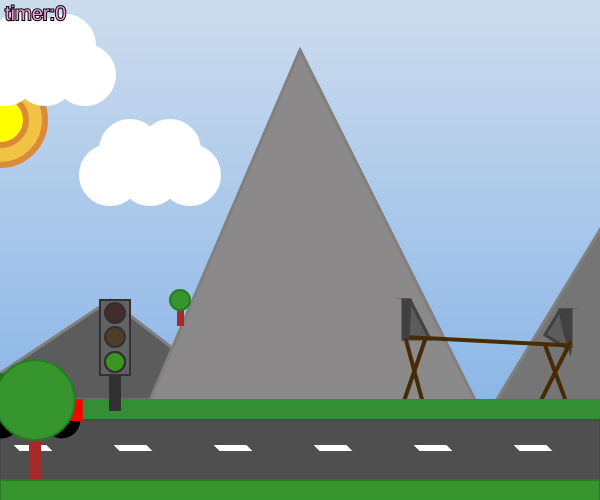
Frame 1 (no input)
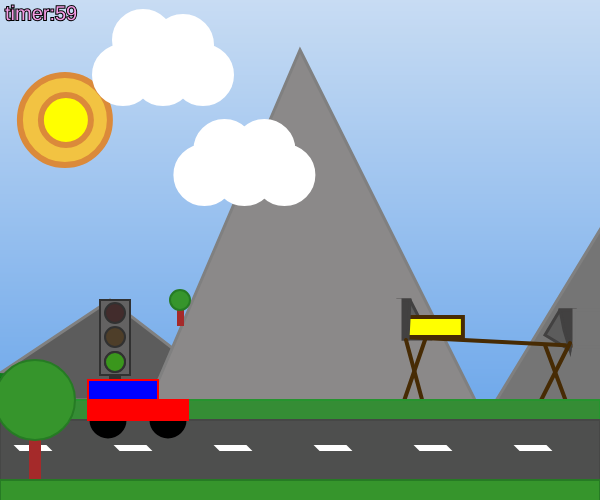
Frame 60 (no input)
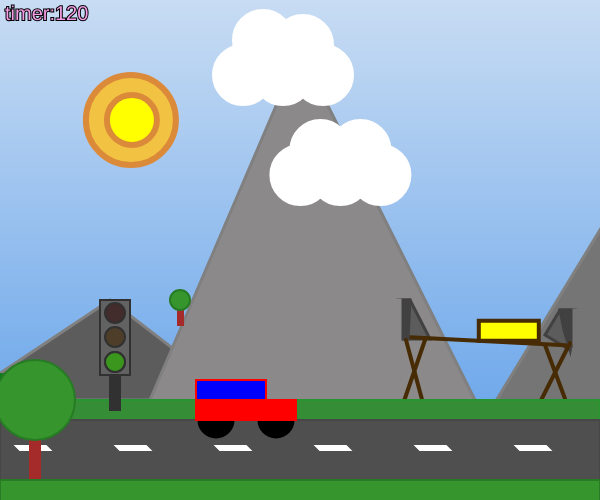
Frame 120 (the mouse pressed at the canvas centre since frame 60)

The p5.js sketch that drew these frames (run headless with seeded random() and noise() and a simulated clock; from frame 60 on, the mouse is pressed at the canvas centre):

// p5.js sketch
// ── sketch.js
let positieX = 0;
//let positieZ = 407;
let t = 0;

let startX = 327;
let startY = 333;
let endX = 580;
let endY = 346;

let carX = 0;

let timer = 0;

let cloud1 = 5
let cloud2 = 45
let cloud3 = 85
let cloud4 = 65
let cloud5 = 25
let cloud6 = 110
let cloud7 = 150
let cloud8 = 190
let cloud9 = 170
let cloud10 = 130
let tree1 = 400
let tikitiki = 0

let stoplichtstatus = "groen"


function setup() {
  createCanvas(600, 500);
}
function draw() {
  background(220);
  
  
  for (let y = 0; y < height; y++) {
    let c = lerpColor(
      color("#c8dcf3"),
      color("#5b9de9"),
      
      y/height
    );
    
    
    stroke(c);
    line(0,y,width,y);
  }
  stroke ("#db8a3a")
  fill ("#f2c342");
  strokeWeight(6)
  circle(positieX, 120, 90);
  positieX +=1

  if (positieX > 800) {
    positieX = -200;
  }

  fill ("yellow")
  circle (positieX, 120,50)
  positieX = positieX + 0.1
  
  if (positieX > 800) {
    positieX = 0;
  }
  //mountains
  stroke ("grey")
  strokeWeight (3)
  fill ("#5c5c5c")
  triangle (-40,400,240,400,110,300) //mini mountain lag = no fps = high hackers = banned
  fill ("#8b8989")
triangle (300,50,500,450,150,400) //big chud mountain
fill ("#757575")
triangle (460,460,670,400,600,230) //shy timmy

stroke ("#434343")
fill ("#5c5c5c")
stroke("#424141");
strokeWeight(3);

quad(
  398,300,
  410,300,
  430,339,
  400,339
);
quad(
  560,310,
  575,310,
  570,350,
  545,335
);
//stroke("#472b04");
//strokeWeight(4);
//line(407,333,560,343);

// train track
stroke("#472b04");
strokeWeight(4);
line(startX, startY, endX, endY);
//line(407,333,560,343);

t += 0.005;   

if (t > 1) {
  t = 0;
}


let trackX = startX + (endX - startX) * t;
let trackY = startY + (endY - startY) * t;

fill("yellow");
rect(trackX, trackY - 20, 60, 20);

  stroke ("#424141");
  strokeWeight(3);
  fill("#424141")


quad(
  560,310,
  575,310,
  570,350,
  564,330
);
quad(
  398,300,
  410,300,
  408,339,
  400,339
);


stroke ("#757575")
strokeWeight(3);
fill ("#757575")
square (574,310,37)

stroke ("#8b8989")
strokeWeight(3);
fill ("#8b8989")
square (320,300,80)

stroke("#472b04");
strokeWeight(4);
line(440,600,570,343);
line(640,600,545,345);
line(449,500,406,340);
line(370,500,425,340)

stroke("#107c1b")
fill ("green")
circle (0,400,50)
stroke("#107c1b")
fill ("green")
circle (50,410,50)
stroke ("#26942f")
strokeWeight ("2")
fill ("#358d35")
rect (0,400,600)
//road
stroke ("#464746")
strokeWeight ("2")
fill ("#4e4f4e")
rect (0,420,600)

push();
stroke("white");
strokeWeight(2);
fill("white");

for (let i = 0; i < 10; i++) {
  let offset = i * 100; 

  quad(
    20 + offset, 450,
    50 + offset, 450,
    46 + offset, 446,
    16 + offset, 446
  );
}

pop();

//clouds
fill ("white")
stroke("white")
circle(cloud1,75,60,)
cloud1 = cloud1 + 2
if (cloud1 > 800) {
  cloud1 = -100;
}

circle(cloud2,75,60,)
cloud2 = cloud2 + 2
if (cloud2 > 800) {
  cloud2 = -100;
}

circle(cloud3,75,60,)
cloud3 = cloud3 + 2
if (cloud3 > 800) {
  cloud3 = -100;
}

circle(cloud4,45,60,)
cloud4 = cloud4 + 2
if (cloud4 > 800) {
  cloud4 = -100;
}

circle(cloud5,40,60,)
cloud5 = cloud5 + 2
if (cloud5 > 800) {
  cloud5 = -100;
}

//cloud numero2
fill ("white")
stroke("white")
circle(cloud6,175,60,)
cloud6 = cloud6 + 1.6
if (cloud6 > 800) {
  cloud6 = -150;
}

circle(cloud7,175,60,)
cloud7 = cloud7 + 1.6
if (cloud7 > 800) {
  cloud7 = -150;
}

circle(cloud8,175,60,)
cloud8 = cloud8 + 1.6
if (cloud8 > 800) {
  cloud8 = -150;
}

circle(cloud9,150,60,)
cloud9 = cloud9 + 1.6
if (cloud9 > 800) {
  cloud9 = -150;
}

circle(cloud10,150,60,)
cloud10 = cloud10 + 1.6
if (cloud10 > 800) {
  cloud10 = -150;
}

stroke ("black")
fill("black");
// timer laten oplopen en terugzetten
fill ("#f59de6")
textSize(20)
text("timer:" + Math.floor(timer), 5,20)
timer = timer +1;
// stoplicht visueel
fill ("#313131")
stroke("#313131")
rect(110,320,10,90)
fill ("#636262")
rect (100,300,30,75)
// stoplicht grijze cirkels waar de lichten komen
fill ("#422c2c")
circle(115,313,20)
fill("#4e3e29")
circle(115,337,20)
fill("#2d3f27")
circle(115,362,20)
//  timer onder 300 groen licht aan
timer = timer + 0.01
if (timer < 300) {
  fill("#3a961c")
  circle(115,362,20)
  stoplichtstatus = "groen"
}
// timer boven 300 tussen 500 oranje licht aan
if (timer > 300 && timer < 500) {
  fill("#c06f06")
  circle(115,337,20)
  stoplichtstatus = "oranje"
}
// timer boven 500 rood licht aan.
if (timer > 500) {
  fill ("#b11111")
  circle(115,313,20)
  stoplichtstatus = "rood"
}
//na 800 terug op groen
if (timer > 800) {
  timer = 0
}
if (stoplichtstatus == "groen")
  { carX = carX + 1.8}
if (stoplichtstatus == "oranje")
    { carX = carX + 0.5}
if (stoplichtstatus == "rood")
  { carX = carX + 0}
//car numero 1


console.log(carX)
stroke ("black")
fill ("black")
circle(carX,420,35)
if (carX > 900) {
  carX = -200;
}

circle(carX + 60,420,35)

stroke ("red")
strokeWeight (2)
fill ("red")

rect(carX - 20, 400, 100, 20);
rect(carX - 20,380,70,40);

fill ("blue") 
rect (carX - 20,380,70,20);


//tree
fill ("brown")
  stroke("brown")
  rect (178,310,5,15)
rect (30,430,10,60)
fill ("#36952c")
stroke("#267b24")
circle(35,400,80,)
square (0,480,600,)
circle (180,300,20)
}
function keyPressed() {
  
  if (keyCode === 13) { 
    // wat gebeurd er als ik enter klik
      
      if( timer <300)
        timer = 300;
      else if (timer < 500)
        timer = 500
      else if(timer > 500)
        timer = 0
      
      
      
    }
  }
  
  
  //let kleuren = ["white", "#605555","#746a6a",
  //"#474a4d",
  //"#5B6065","#724747","#855555", 
  // "#dbb983", "#aab6c1"]; //array met kleuren voor het schip
  
  //strokeWeight(0)
  //let pixels = [
    
  //[-1,-1,-1,-1,-1,-1,-1,-1,3,3,3],
  //[-1,-1,-1,8,-1,7,-1,-1,-1,4,3],
  //[1,1,8,8,-1,0,-1,-1,4,3,-1],
  //[1,2,1,6,6,0,6,6,5,5,-1,],
  //[-1,2,2,2,1,6,6,5,5,-1,-1],
    //[-1,-1,-1,5,5,5,5,5,-1,-1],
  
  //];
  //if (kleurIndex !== -1) {
    //fill(kleuren[kleurIndex]);
    //rect(x, y, 10, 10);
//}
    
